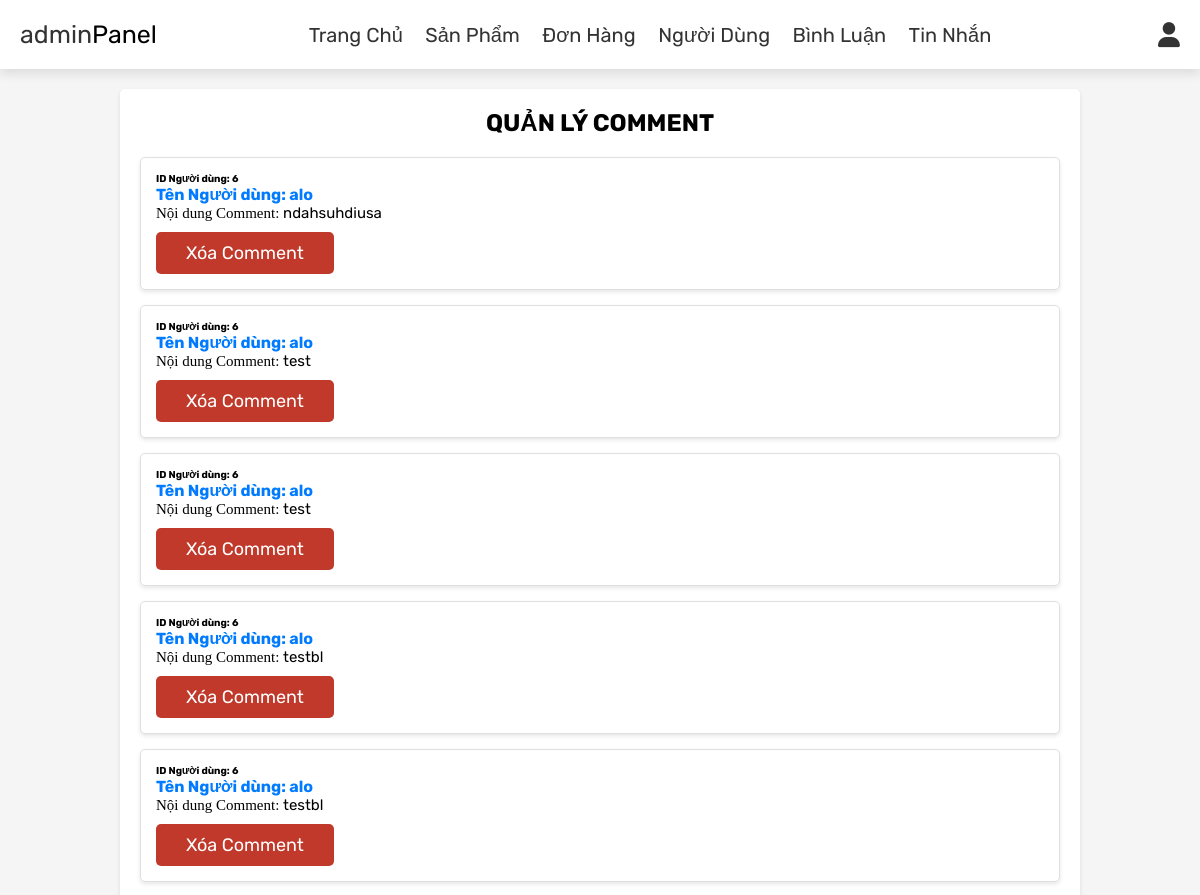
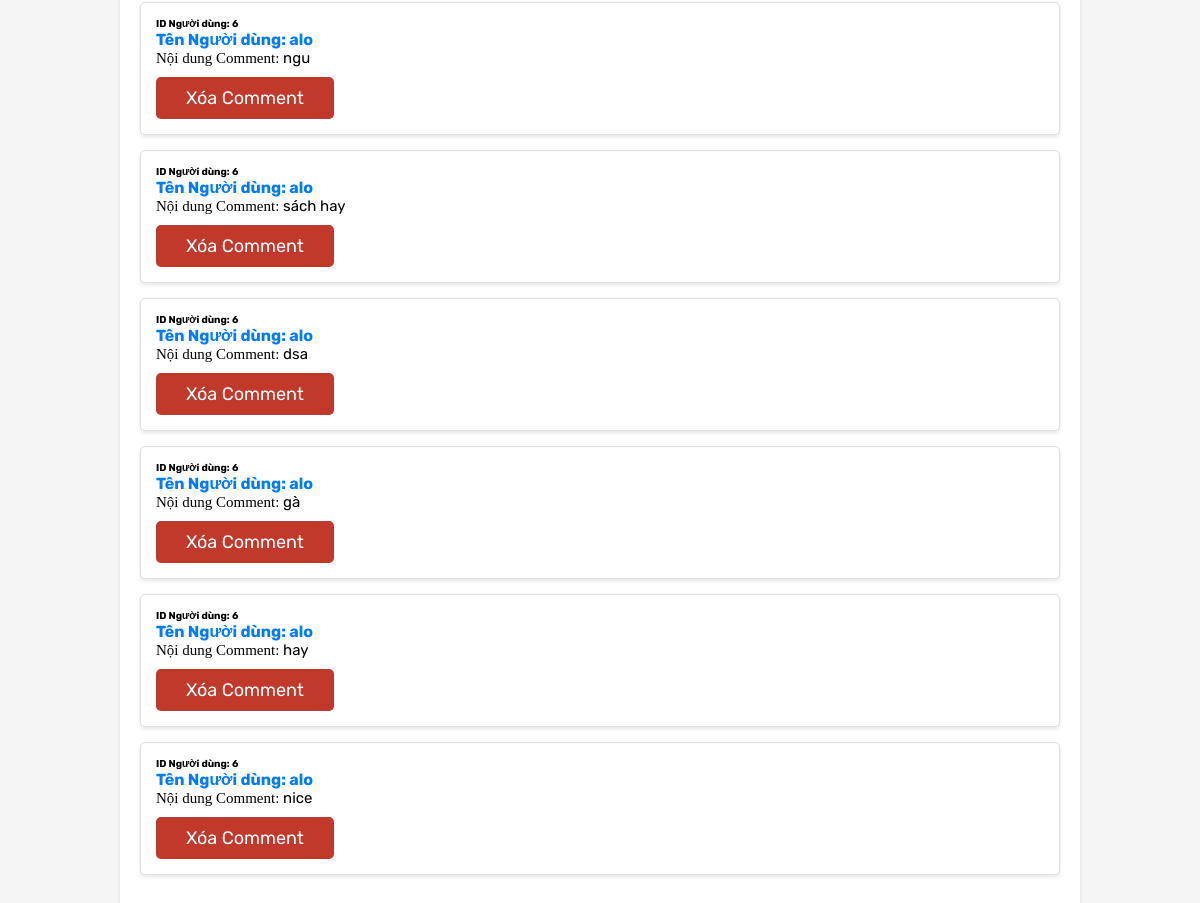
Page /admin_comment.php (signed in) on the committed database (2 pictures, top to bottom).
### tables this page shows
CREATE TABLE `comment` (
  `id` int NOT NULL,
  `user_id` int NOT NULL,
  `product_id` int NOT NULL,
  `message` varchar(200) NOT NULL,
  `created_at` timestamp NOT NULL DEFAULT CURRENT_TIMESTAMP
);

CREATE TABLE `users` (
  `id` int NOT NULL,
  `name` varchar(100) NOT NULL,
  `email` varchar(100) NOT NULL,
  `password` varchar(100) NOT NULL,
  `user_type` varchar(20) NOT NULL DEFAULT 'user'
);

### admin_comment.php (the view, shortened to what this page needs)
<?php
include './model/config.php';
?>
<!DOCTYPE html>
<html lang="vi">
<head>
    <link rel="stylesheet" href="https://cdnjs.cloudflare.com/ajax/libs/font-awesome/6.0.0/css/all.min.css">
    <link rel="stylesheet" href="css/admin_style.css">
</head>
<body>
    <?php include 'admin_header.php'; ?>
    <section class="comments">
<h1 class="title">Quản lý Comment</h1>
<div class="box-container">
    <?php
    try {
        $select_comments = $pdo->query("SELECT comment.*, users.name AS user_name FROM `comment`
            LEFT JOIN `users` ON comment.user_id = users.id");
        if ($select_comments->rowCount() > 0) {
            while ($comment = $select_comments->fetch(PDO::FETCH_ASSOC)) {
                ?>
                <div class="box">
                    <p class="id_user">ID Người dùng: <span><?php echo $comment['user_id']; ?></span></p>
                    <p class="name_user">Tên Người dùng: <span><?php echo $comment['user_name']; ?></span></p>
                    <p class="nd_comment">Nội dung Comment: <span><?php echo $comment['message']; ?></span></p>
                    <a href="admin_comment.php?delete=<?php echo $comment['id']; ?>"
                       onclick="return confirm('Xóa Comment này?');" class="delete-btn">Xóa Comment</a>
                </div>
                <?php
            }
        } else {
            echo '<p class="empty">Không có Comment nào!</p>';
        }
    } catch (PDOException $e) {
        die('Truy vấn thất bại: ' . $e->getMessage());
    }
    ?>
</div>
</section>
</body>
</html>

### css/admin_style.css (style rules this page uses)
:root { --purple: #000000; --blue: #000000; --red: #c0392b; --orange: #f39c12; --black: #333; --white: #fff; --light-color: #666; --light-white: #ccc; --light-bg: #f5f5f5; --border: 0.1rem solid var(--black); --box-shadow: 0 0.5rem 1rem rgba(0, 0, 0, 0.1); }
* { font-family: "Rubik", sans-serif; margin: 0; padding: 0; box-sizing: border-box; outline: none; border: none; text-decoration: none; transition: all 0.2s linear; }
html { font-size: 62.5%; overflow-x: hidden; }
body { background-color: var(--light-bg); }
section { padding: 3rem 2rem; }
.title { text-align: center; margin-bottom: 2rem; text-transform: uppercase; color: var(--blue); font-size: 4rem; }
.btn, .option-btn, .delete-btn, .white-btn { display: inline-block; margin-top: 1rem; padding: 1rem 3rem; cursor: pointer; color: var(--white); font-size: 1.8rem; border-radius: 0.5rem; text-transform: capitalize; }
.delete-btn { background-color: var(--red); }
.title { font-size: 24px; text-align: center; }
.comments { width: 80%; margin: 0 auto; background-color: #fff; padding: 20px; border-radius: 5px; box-shadow: 0 2px 4px rgba(0, 0, 0, 0.1); margin-top: 20px; }
.box { background-color: #fff; border: 1px solid #e0e0e0; padding: 15px; margin: 15px 0; border-radius: 5px; box-shadow: 0 2px 4px rgba(0, 0, 0, 0.1); }
.box p { margin: 0; }
.id_user, .name_user { font-weight: bold; }
.name_user { color: #007bff; font-size: medium; }
.nd_comment { margin-top: 10px; font-size: 15px; font-family: 'Times New Roman', Times, serif; }

### rows in the picture
comment: user "6", user.name "alo", message "ndahsuhdiusa"
comment: user "6", user.name "alo", message "test"
comment: user "6", user.name "alo", message "test"
comment: user "6", user.name "alo", message "testbl"
comment: user "6", user.name "alo", message "testbl"
comment: user "6", user.name "alo", message "ngu"
comment: user "6", user.name "alo", message "sách hay"
comment: user "6", user.name "alo", message "dsa"
comment: user "6", user.name "alo", message "gà"
comment: user "6", user.name "alo", message "hay"
comment: user "6", user.name "alo", message "nice"
